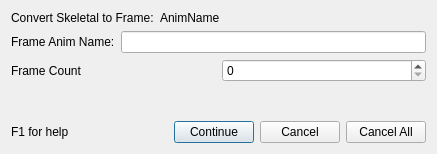
<?xml version="1.0" encoding="UTF-8"?>
<ui version="4.0">
 <class>AnimConvertWinBase</class>
 <widget class="QDialog" name="AnimConvertWinBase">
  <property name="geometry">
   <rect>
    <x>0</x>
    <y>0</y>
    <width>437</width>
    <height>154</height>
   </rect>
  </property>
  <property name="windowTitle">
   <string>Convert To Frame</string>
  </property>
  <layout class="QVBoxLayout">
   <property name="spacing">
    <number>6</number>
   </property>
   <property name="leftMargin">
    <number>11</number>
   </property>
   <property name="topMargin">
    <number>11</number>
   </property>
   <property name="rightMargin">
    <number>11</number>
   </property>
   <property name="bottomMargin">
    <number>11</number>
   </property>
   <item>
    <layout class="QHBoxLayout">
     <property name="spacing">
      <number>6</number>
     </property>
     <property name="leftMargin">
      <number>0</number>
     </property>
     <property name="topMargin">
      <number>0</number>
     </property>
     <property name="rightMargin">
      <number>0</number>
     </property>
     <property name="bottomMargin">
      <number>0</number>
     </property>
     <item>
      <widget class="QLabel" name="m_convertLabel">
       <property name="text">
        <string>Convert Skeletal to Frame:</string>
       </property>
       <property name="wordWrap">
        <bool>false</bool>
       </property>
      </widget>
     </item>
     <item>
      <widget class="QLabel" name="m_origName">
       <property name="text">
        <string>AnimName</string>
       </property>
       <property name="wordWrap">
        <bool>false</bool>
       </property>
      </widget>
     </item>
     <item>
      <spacer name="Spacer3">
       <property name="orientation">
        <enum>Qt::Horizontal</enum>
       </property>
       <property name="sizeType">
        <enum>QSizePolicy::Expanding</enum>
       </property>
       <property name="sizeHint" stdset="0">
        <size>
         <width>31</width>
         <height>0</height>
        </size>
       </property>
      </spacer>
     </item>
    </layout>
   </item>
   <item>
    <layout class="QHBoxLayout">
     <property name="spacing">
      <number>6</number>
     </property>
     <property name="leftMargin">
      <number>0</number>
     </property>
     <property name="topMargin">
      <number>0</number>
     </property>
     <property name="rightMargin">
      <number>0</number>
     </property>
     <property name="bottomMargin">
      <number>0</number>
     </property>
     <item>
      <widget class="QLabel" name="TextLabel2">
       <property name="text">
        <string>Frame Anim Name:</string>
       </property>
       <property name="wordWrap">
        <bool>false</bool>
       </property>
      </widget>
     </item>
     <item>
      <widget class="QLineEdit" name="m_newName"/>
     </item>
    </layout>
   </item>
   <item>
    <layout class="QHBoxLayout">
     <property name="spacing">
      <number>6</number>
     </property>
     <property name="leftMargin">
      <number>0</number>
     </property>
     <property name="topMargin">
      <number>0</number>
     </property>
     <property name="rightMargin">
      <number>0</number>
     </property>
     <property name="bottomMargin">
      <number>0</number>
     </property>
     <item>
      <widget class="QLabel" name="TextLabel3">
       <property name="text">
        <string>Frame Count</string>
       </property>
       <property name="wordWrap">
        <bool>false</bool>
       </property>
      </widget>
     </item>
     <item>
      <widget class="QSpinBox" name="m_newFrameCount"/>
     </item>
    </layout>
   </item>
   <item>
    <spacer name="Spacer2">
     <property name="orientation">
      <enum>Qt::Vertical</enum>
     </property>
     <property name="sizeType">
      <enum>QSizePolicy::Expanding</enum>
     </property>
     <property name="sizeHint" stdset="0">
      <size>
       <width>16</width>
       <height>20</height>
      </size>
     </property>
    </spacer>
   </item>
   <item>
    <layout class="QHBoxLayout">
     <property name="leftMargin">
      <number>0</number>
     </property>
     <property name="topMargin">
      <number>0</number>
     </property>
     <property name="rightMargin">
      <number>0</number>
     </property>
     <property name="bottomMargin">
      <number>0</number>
     </property>
     <item>
      <widget class="QLabel" name="textLabel1">
       <property name="text">
        <string>F1 for help</string>
       </property>
       <property name="wordWrap">
        <bool>false</bool>
       </property>
      </widget>
     </item>
     <item>
      <spacer name="Spacer1">
       <property name="orientation">
        <enum>Qt::Horizontal</enum>
       </property>
       <property name="sizeType">
        <enum>QSizePolicy::Expanding</enum>
       </property>
       <property name="sizeHint" stdset="0">
        <size>
         <width>66</width>
         <height>20</height>
        </size>
       </property>
      </spacer>
     </item>
     <item>
      <widget class="QPushButton" name="m_continueButton">
       <property name="text">
        <string>Continue</string>
       </property>
      </widget>
     </item>
     <item>
      <widget class="QPushButton" name="m_cancelButton">
       <property name="text">
        <string>Cancel</string>
       </property>
      </widget>
     </item>
     <item>
      <widget class="QPushButton" name="m_cancelAllButton">
       <property name="text">
        <string>Cancel All</string>
       </property>
      </widget>
     </item>
    </layout>
   </item>
  </layout>
 </widget>
 <layoutdefault spacing="6" margin="11"/>
 <resources/>
 <connections>
  <connection>
   <sender>m_continueButton</sender>
   <signal>clicked()</signal>
   <receiver>AnimConvertWinBase</receiver>
   <slot>continueClicked()</slot>
   <hints>
    <hint type="sourcelabel">
     <x>20</x>
     <y>20</y>
    </hint>
    <hint type="destinationlabel">
     <x>20</x>
     <y>20</y>
    </hint>
   </hints>
  </connection>
  <connection>
   <sender>m_cancelButton</sender>
   <signal>clicked()</signal>
   <receiver>AnimConvertWinBase</receiver>
   <slot>cancelClicked()</slot>
   <hints>
    <hint type="sourcelabel">
     <x>20</x>
     <y>20</y>
    </hint>
    <hint type="destinationlabel">
     <x>20</x>
     <y>20</y>
    </hint>
   </hints>
  </connection>
  <connection>
   <sender>m_cancelAllButton</sender>
   <signal>clicked()</signal>
   <receiver>AnimConvertWinBase</receiver>
   <slot>cancelAllClicked()</slot>
   <hints>
    <hint type="sourcelabel">
     <x>20</x>
     <y>20</y>
    </hint>
    <hint type="destinationlabel">
     <x>20</x>
     <y>20</y>
    </hint>
   </hints>
  </connection>
 </connections>
</ui>
